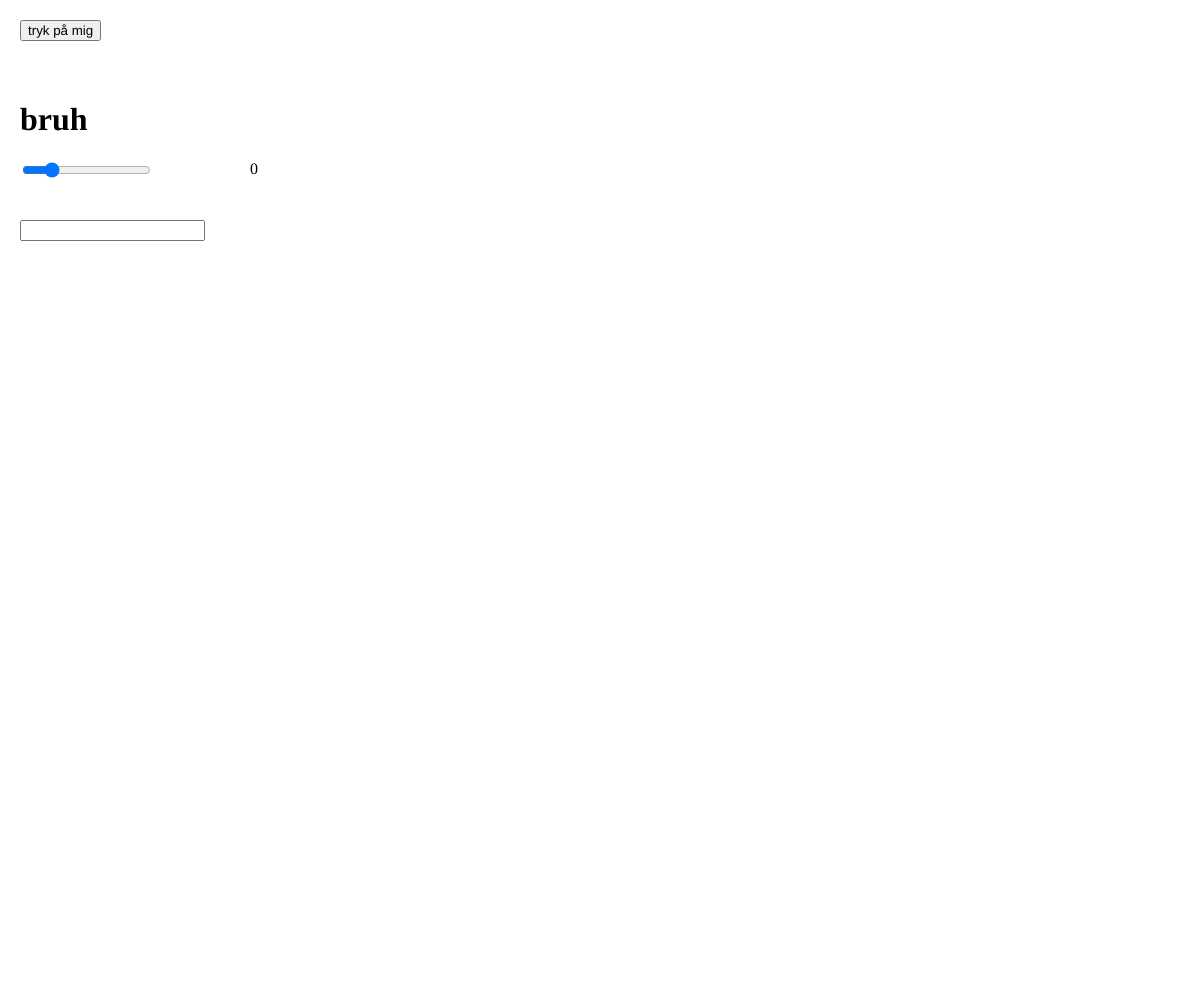
Frame 1 (no input)
Frame 60 (no input): identical to frame 1, image omitted
Frame 120 (the mouse pressed at the canvas centre since frame 60): identical to frame 1, image omitted

The p5.js sketch that drew this single still picture (run headless with seeded random() and noise() and a simulated clock; from frame 60 on, the mouse is pressed at the canvas centre):

// p5.js sketch
// ── sketch.js
let btn
let header
let h = window.innerHeight
let w = window.innerWidth
let slider, sliderLabel
let inp
let chk, chkLabel
let chkImage

function setup() {
  createCanvas(w, h);
  btn = createButton('tryk på mig')
  btn.position(20,20)
  btn.mousePressed(handleButton)
  header = createElement('h1', 'bruh')
  header.position(20,80)
  header.mousePressed(handleHeaderPressed)
  slider = createSlider(0,255,)
  slider.position(20,160)
  sliderLabel = createSpan('0')
  sliderLabel.position(250,160)
  slider.input(handleSlider)
  inp = createInput().position(20, 220)
  inp.input(handleInput)
}

function handleInput(){
  header.html(inp.value())
}

function handleSlider(){
  sliderLabel.html(slider.value())
  background(120,slider.value(),100)
}

function handleHeaderPressed(){
  header.position(random(width - 120,80))
}

function handleButton(){
  background('hotpink')
}

function draw() {
}

function windowResized(){
  resizeCanvas(windowWidth, windowHeight)
}
